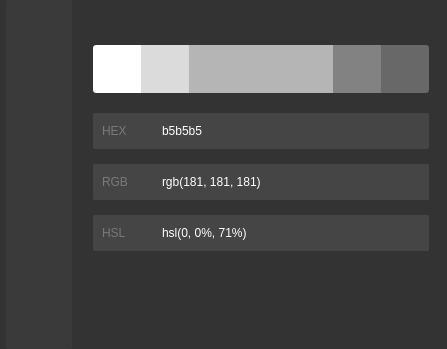
<?xml version="1.0" encoding="UTF-8"?>
<ui version="4.0">
 <class>ColorForm</class>
 <widget class="QWidget" name="ColorForm">
  <property name="geometry">
   <rect>
    <x>0</x>
    <y>0</y>
    <width>447</width>
    <height>349</height>
   </rect>
  </property>
  <property name="windowTitle">
   <string>Form</string>
  </property>
  <property name="styleSheet">
   <string notr="true">QWidget {
  background-color: rgb(51, 51, 51);
  border-radius: 3px;
}

QToolTip {
  background-color: #2b2b2b;
  color: white;
  font: 9pt &quot;Microsoft YaHei UI&quot;;
}

QMenu {
  background-color: #2b2b2b;
  border-radius: 3px;
}

QMenu::item {
  border-radius: 3px;
  font-size: 12pt;
  color: white;
  padding: 2px 30px;
  margin: 5px 0px;
}

QMenu::item::selected {
  background-color: #606060;
}

#widget2, #widget3, #widgetCenter {
  border-radius: 0px;
}

#widget1 {
  border-top-right-radius: 0px;
  border-bottom-right-radius: 0px;
}

#widget4 {
  border-top-left-radius: 0px;
  border-bottom-left-radius: 0px;
}</string>
  </property>
  <layout class="QHBoxLayout" name="horizontalLayout_5">
   <property name="spacing">
    <number>15</number>
   </property>
   <property name="leftMargin">
    <number>0</number>
   </property>
   <property name="topMargin">
    <number>0</number>
   </property>
   <property name="bottomMargin">
    <number>0</number>
   </property>
   <item>
    <widget class="QWidget" name="widget" native="true">
     <property name="minimumSize">
      <size>
       <width>0</width>
       <height>66</height>
      </size>
     </property>
     <property name="maximumSize">
      <size>
       <width>66</width>
       <height>16777215</height>
      </size>
     </property>
     <property name="styleSheet">
      <string notr="true">background-color: rgb(58, 58, 58);
border-top-left-radius: 3px;
border-bottom-left-radius: 3px;</string>
     </property>
     <layout class="QVBoxLayout" name="verticalLayout">
      <property name="spacing">
       <number>20</number>
      </property>
      <property name="leftMargin">
       <number>0</number>
      </property>
      <property name="topMargin">
       <number>0</number>
      </property>
      <property name="rightMargin">
       <number>0</number>
      </property>
      <property name="bottomMargin">
       <number>0</number>
      </property>
      <item>
       <widget class="QPushButton" name="btnPick">
        <property name="minimumSize">
         <size>
          <width>66</width>
          <height>34</height>
         </size>
        </property>
        <property name="maximumSize">
         <size>
          <width>66</width>
          <height>34</height>
         </size>
        </property>
        <property name="toolTip">
         <string>拾取颜色</string>
        </property>
        <property name="styleSheet">
         <string notr="true">QPushButton {
  background-color: rgb(58, 58, 58);
  border-top-left-radius: 3px;
  background-position: center;
  background-repeat: no-repeat;
  background-image: url(:/icons/eye-dropper.png);
}
QPushButton:hover {
  background-color: rgb(78, 78, 78);
}</string>
        </property>
        <property name="text">
         <string/>
        </property>
       </widget>
      </item>
      <item>
       <widget class="QListWidget" name="listWidget">
        <property name="minimumSize">
         <size>
          <width>66</width>
          <height>0</height>
         </size>
        </property>
        <property name="maximumSize">
         <size>
          <width>66</width>
          <height>16777215</height>
         </size>
        </property>
        <property name="contextMenuPolicy">
         <enum>Qt::CustomContextMenu</enum>
        </property>
        <property name="styleSheet">
         <string notr="true">QListView {
  outline: 0px;
  background-color: rgb(58, 58, 58);
  border-bottom-left-radius: 3px;
}

QListView::item {
  background-color: #3a3a3a;
}

QListView::item:hover {
  background-color: #242424;
}

QListView::item:selected {
  background-color: #333333;
}
</string>
        </property>
        <property name="horizontalScrollBarPolicy">
         <enum>Qt::ScrollBarAlwaysOff</enum>
        </property>
        <property name="verticalScrollMode">
         <enum>QAbstractItemView::ScrollPerPixel</enum>
        </property>
        <property name="horizontalScrollMode">
         <enum>QAbstractItemView::ScrollPerPixel</enum>
        </property>
       </widget>
      </item>
     </layout>
    </widget>
   </item>
   <item>
    <layout class="QVBoxLayout" name="verticalLayout_3">
     <property name="spacing">
      <number>20</number>
     </property>
     <property name="topMargin">
      <number>45</number>
     </property>
     <item>
      <layout class="QHBoxLayout" name="horizontalLayout">
       <property name="spacing">
        <number>0</number>
       </property>
       <item>
        <widget class="QPushButton" name="widget1">
         <property name="minimumSize">
          <size>
           <width>48</width>
           <height>48</height>
          </size>
         </property>
         <property name="maximumSize">
          <size>
           <width>48</width>
           <height>48</height>
          </size>
         </property>
         <property name="toolTip">
          <string>&lt;html&gt;&lt;head/&gt;&lt;body&gt;&lt;p&gt;&lt;span style=&quot; color:#000000;&quot;&gt;选择颜色&lt;/span&gt;&lt;/p&gt;&lt;/body&gt;&lt;/html&gt;</string>
         </property>
         <property name="styleSheet">
          <string notr="true">#widget1 {
  background-color: rgb(255, 255, 255);
}
#widget1:hover {
  background-color: rgb(207, 207, 207);
}</string>
         </property>
        </widget>
       </item>
       <item>
        <widget class="QPushButton" name="widget2">
         <property name="minimumSize">
          <size>
           <width>48</width>
           <height>48</height>
          </size>
         </property>
         <property name="maximumSize">
          <size>
           <width>48</width>
           <height>48</height>
          </size>
         </property>
         <property name="toolTip">
          <string>&lt;html&gt;&lt;head/&gt;&lt;body&gt;&lt;p&gt;&lt;span style=&quot; color:#000000;&quot;&gt;选择颜色&lt;/span&gt;&lt;/p&gt;&lt;/body&gt;&lt;/html&gt;</string>
         </property>
         <property name="styleSheet">
          <string notr="true">#widget2 {
  background-color: rgb(219, 219, 219);
}

#widget2:hover {
 background-color: rgb(171, 171, 171);
 }</string>
         </property>
        </widget>
       </item>
       <item>
        <widget class="QPushButton" name="widgetCenter">
         <property name="minimumSize">
          <size>
           <width>144</width>
           <height>48</height>
          </size>
         </property>
         <property name="maximumSize">
          <size>
           <width>144</width>
           <height>48</height>
          </size>
         </property>
         <property name="toolTip">
          <string>&lt;html&gt;&lt;head/&gt;&lt;body&gt;&lt;p&gt;&lt;span style=&quot; color:#000000;&quot;&gt;调整颜色&lt;/span&gt;&lt;/p&gt;&lt;/body&gt;&lt;/html&gt;</string>
         </property>
         <property name="styleSheet">
          <string notr="true">#widgetCenter {
  background-color: rgb(181, 181, 181);
}
#widgetCenter:hover {
  background-color: rgb(133, 133, 133);
}</string>
         </property>
        </widget>
       </item>
       <item>
        <widget class="QPushButton" name="widget3">
         <property name="minimumSize">
          <size>
           <width>48</width>
           <height>48</height>
          </size>
         </property>
         <property name="maximumSize">
          <size>
           <width>48</width>
           <height>48</height>
          </size>
         </property>
         <property name="toolTip">
          <string>&lt;html&gt;&lt;head/&gt;&lt;body&gt;&lt;p&gt;&lt;span style=&quot; color:#000000;&quot;&gt;选择颜色&lt;/span&gt;&lt;/p&gt;&lt;/body&gt;&lt;/html&gt;</string>
         </property>
         <property name="styleSheet">
          <string notr="true">#widget3 {
  background-color: rgb(130, 130, 130);
}
#widget3:hover {
  background-color: rgb(82, 82, 82);
}</string>
         </property>
        </widget>
       </item>
       <item>
        <widget class="QPushButton" name="widget4">
         <property name="minimumSize">
          <size>
           <width>48</width>
           <height>48</height>
          </size>
         </property>
         <property name="maximumSize">
          <size>
           <width>48</width>
           <height>48</height>
          </size>
         </property>
         <property name="toolTip">
          <string>&lt;html&gt;&lt;head/&gt;&lt;body&gt;&lt;p&gt;&lt;span style=&quot; color:#000000;&quot;&gt;选择颜色&lt;/span&gt;&lt;/p&gt;&lt;/body&gt;&lt;/html&gt;</string>
         </property>
         <property name="styleSheet">
          <string notr="true">#widget4 {
  background-color: rgb(104, 104, 104);
}
#widget4:hover {
  background-color: rgb(70, 70, 70);
}</string>
         </property>
        </widget>
       </item>
      </layout>
     </item>
     <item>
      <layout class="QVBoxLayout" name="verticalLayout_2">
       <property name="spacing">
        <number>15</number>
       </property>
       <item>
        <widget class="QFrame" name="frameHex">
         <property name="minimumSize">
          <size>
           <width>336</width>
           <height>36</height>
          </size>
         </property>
         <property name="maximumSize">
          <size>
           <width>336</width>
           <height>36</height>
          </size>
         </property>
         <property name="styleSheet">
          <string notr="true">background-color: #454545;
border-radius: 2px;</string>
         </property>
         <property name="frameShape">
          <enum>QFrame::StyledPanel</enum>
         </property>
         <property name="frameShadow">
          <enum>QFrame::Raised</enum>
         </property>
         <layout class="QHBoxLayout" name="horizontalLayout_2">
          <property name="spacing">
           <number>0</number>
          </property>
          <property name="topMargin">
           <number>0</number>
          </property>
          <property name="rightMargin">
           <number>0</number>
          </property>
          <property name="bottomMargin">
           <number>0</number>
          </property>
          <item>
           <widget class="QLabel" name="label">
            <property name="minimumSize">
             <size>
              <width>60</width>
              <height>0</height>
             </size>
            </property>
            <property name="maximumSize">
             <size>
              <width>60</width>
              <height>16777215</height>
             </size>
            </property>
            <property name="styleSheet">
             <string notr="true">font: 700 9pt &quot;Microsoft YaHei UI&quot;;
color: rgb(121, 121, 121);</string>
            </property>
            <property name="text">
             <string>HEX</string>
            </property>
           </widget>
          </item>
          <item>
           <widget class="QLabel" name="labelHex">
            <property name="cursor">
             <cursorShape>IBeamCursor</cursorShape>
            </property>
            <property name="styleSheet">
             <string notr="true">color: rgb(255, 255, 255);
font: 9pt &quot;Monaco&quot;;</string>
            </property>
            <property name="text">
             <string>b5b5b5</string>
            </property>
           </widget>
          </item>
          <item>
           <widget class="QPushButton" name="btnCopyHex">
            <property name="minimumSize">
             <size>
              <width>36</width>
              <height>36</height>
             </size>
            </property>
            <property name="maximumSize">
             <size>
              <width>36</width>
              <height>36</height>
             </size>
            </property>
            <property name="toolTip">
             <string>复制</string>
            </property>
            <property name="styleSheet">
             <string notr="true">QPushButton {
  background-color: #454545;
  background-position: center;
  background-repeat: no-repeat;
  background-image: url(:/icons/clipboard-document-check.png);
}
QPushButton:hover {
  background-color: rgb(51, 51, 51);
}</string>
            </property>
            <property name="text">
             <string/>
            </property>
           </widget>
          </item>
         </layout>
        </widget>
       </item>
       <item>
        <widget class="QFrame" name="frameRgb">
         <property name="minimumSize">
          <size>
           <width>336</width>
           <height>36</height>
          </size>
         </property>
         <property name="maximumSize">
          <size>
           <width>336</width>
           <height>36</height>
          </size>
         </property>
         <property name="styleSheet">
          <string notr="true">background-color: #454545;
border-radius: 2px;</string>
         </property>
         <property name="frameShape">
          <enum>QFrame::StyledPanel</enum>
         </property>
         <property name="frameShadow">
          <enum>QFrame::Raised</enum>
         </property>
         <layout class="QHBoxLayout" name="horizontalLayout_3">
          <property name="spacing">
           <number>0</number>
          </property>
          <property name="topMargin">
           <number>0</number>
          </property>
          <property name="rightMargin">
           <number>0</number>
          </property>
          <property name="bottomMargin">
           <number>0</number>
          </property>
          <item>
           <widget class="QLabel" name="label_3">
            <property name="minimumSize">
             <size>
              <width>60</width>
              <height>0</height>
             </size>
            </property>
            <property name="maximumSize">
             <size>
              <width>60</width>
              <height>16777215</height>
             </size>
            </property>
            <property name="styleSheet">
             <string notr="true">font: 700 9pt &quot;Microsoft YaHei UI&quot;;
color: rgb(121, 121, 121);</string>
            </property>
            <property name="text">
             <string>RGB</string>
            </property>
           </widget>
          </item>
          <item>
           <widget class="QLabel" name="labelRgb">
            <property name="cursor">
             <cursorShape>IBeamCursor</cursorShape>
            </property>
            <property name="styleSheet">
             <string notr="true">color: rgb(255, 255, 255);
font: 9pt &quot;Monaco&quot;;</string>
            </property>
            <property name="text">
             <string>rgb(181, 181, 181)</string>
            </property>
           </widget>
          </item>
          <item>
           <widget class="QPushButton" name="btnCopyRgb">
            <property name="minimumSize">
             <size>
              <width>36</width>
              <height>36</height>
             </size>
            </property>
            <property name="maximumSize">
             <size>
              <width>36</width>
              <height>36</height>
             </size>
            </property>
            <property name="toolTip">
             <string>复制</string>
            </property>
            <property name="styleSheet">
             <string notr="true">QPushButton {
  background-color: #454545;
  background-position: center;
  background-repeat: no-repeat;
  background-image: url(:/icons/clipboard-document-check.png);
}
QPushButton:hover {
  background-color: rgb(51, 51, 51);
}</string>
            </property>
            <property name="text">
             <string/>
            </property>
           </widget>
          </item>
         </layout>
        </widget>
       </item>
       <item>
        <widget class="QFrame" name="frameHsl">
         <property name="minimumSize">
          <size>
           <width>336</width>
           <height>36</height>
          </size>
         </property>
         <property name="maximumSize">
          <size>
           <width>336</width>
           <height>36</height>
          </size>
         </property>
         <property name="styleSheet">
          <string notr="true">background-color: #454545;
border-radius: 2px;</string>
         </property>
         <property name="frameShape">
          <enum>QFrame::StyledPanel</enum>
         </property>
         <property name="frameShadow">
          <enum>QFrame::Raised</enum>
         </property>
         <layout class="QHBoxLayout" name="horizontalLayout_4">
          <property name="spacing">
           <number>0</number>
          </property>
          <property name="topMargin">
           <number>0</number>
          </property>
          <property name="rightMargin">
           <number>0</number>
          </property>
          <property name="bottomMargin">
           <number>0</number>
          </property>
          <item>
           <widget class="QLabel" name="label_5">
            <property name="minimumSize">
             <size>
              <width>60</width>
              <height>0</height>
             </size>
            </property>
            <property name="maximumSize">
             <size>
              <width>60</width>
              <height>16777215</height>
             </size>
            </property>
            <property name="styleSheet">
             <string notr="true">font: 700 9pt &quot;Microsoft YaHei UI&quot;;
color: rgb(121, 121, 121);</string>
            </property>
            <property name="text">
             <string>HSL</string>
            </property>
           </widget>
          </item>
          <item>
           <widget class="QLabel" name="labelHsl">
            <property name="cursor">
             <cursorShape>IBeamCursor</cursorShape>
            </property>
            <property name="styleSheet">
             <string notr="true">color: rgb(255, 255, 255);
font: 9pt &quot;Monaco&quot;;</string>
            </property>
            <property name="text">
             <string>hsl(0, 0%, 71%)</string>
            </property>
           </widget>
          </item>
          <item>
           <widget class="QPushButton" name="btnCopyHsl">
            <property name="minimumSize">
             <size>
              <width>36</width>
              <height>36</height>
             </size>
            </property>
            <property name="maximumSize">
             <size>
              <width>36</width>
              <height>36</height>
             </size>
            </property>
            <property name="toolTip">
             <string>复制</string>
            </property>
            <property name="styleSheet">
             <string notr="true">QPushButton {
  background-color: #454545;
  background-position: center;
  background-repeat: no-repeat;
  background-image: url(:/icons/clipboard-document-check.png);
}
QPushButton:hover {
  background-color: rgb(51, 51, 51);
}</string>
            </property>
            <property name="text">
             <string/>
            </property>
           </widget>
          </item>
         </layout>
        </widget>
       </item>
      </layout>
     </item>
     <item>
      <spacer name="verticalSpacer">
       <property name="orientation">
        <enum>Qt::Vertical</enum>
       </property>
       <property name="sizeHint" stdset="0">
        <size>
         <width>20</width>
         <height>100</height>
        </size>
       </property>
      </spacer>
     </item>
    </layout>
   </item>
  </layout>
 </widget>
 <resources/>
 <connections/>
</ui>
